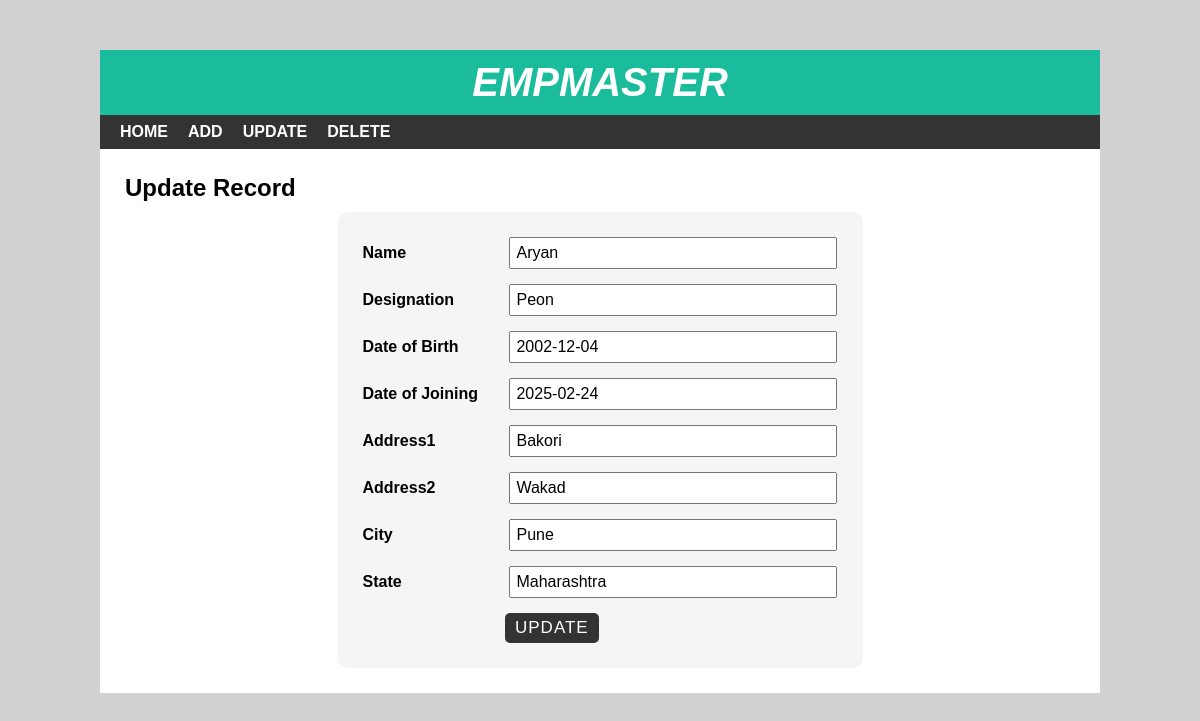
/edit.php?emp_code=4, run on the app's committed database.
### tables this page shows
CREATE TABLE `employee` (
  `empCode` int(11) NOT NULL AUTO_INCREMENT,
  `name` varchar(30) NOT NULL,
  `designation` varchar(30) NOT NULL,
  `birthDate` date NOT NULL,
  `joinDate` date NOT NULL,
  `addr1` varchar(100) NOT NULL,
  `addr2` varchar(100) NOT NULL,
  `city` varchar(20) NOT NULL,
  `state` varchar(20) NOT NULL,
  PRIMARY KEY (`empCode`)
);

### edit.php (the view, shortened to what this page needs)
<?php include 'header.php'; ?>
<div id="main-content">
    <h2>Update Record</h2>
    <?php
    include 'DB_conn.php';
    $emp_code = $_GET['emp_code'];
    $sql = "SELECT * FROM employee WHERE empCode = {$emp_code}";
    $result = mysqli_query($conn , $sql) or die("Query Unsucessfull");
    if(mysqli_num_rows($result) > 0){
        while($row = mysqli_fetch_assoc($result)){
    ?>
    <form class="post-form" action="updatedata.php" method="post">
      <div class="form-group">
          <label>Name</label>
          <input type="text" name="name" value="<?php echo $row['name'];?>"/>
      </div>
      <div class="form-group">
          <label>Designation</label>
          <input type="text" name="designation" value="<?php echo $row['designation'];?>"/>
      </div>
      <div class="form-group">
          <label>Date of Birth</label>
          <input type="text" name="birthDate" value="<?php echo $row['birthDate'];?>"/>
      </div>
      <div class="form-group">
          <label>Date of Joining</label>
          <input type="text" name="joinDate" value="<?php echo $row['joinDate'];?>"/>
      </div>
      <div class="form-group">
          <label>Address1</label>
          <input type="text" name="addr1" value="<?php echo $row['addr1'];?>"/>
      </div>
      <div class="form-group">
          <label>Address2</label>
          <input type="text" name="addr2" value="<?php echo $row['addr2'];?>"/>
      </div>
      <div class="form-group">
          <label>City</label>
          <input type="text" name="city" value="<?php echo $row['city'];?>"/>
      </div>
      <div class="form-group">
          <label>State</label>
          <input type="text" name="state" value="<?php echo $row['state'];?>"/>
      </div>
      <input class="submit" type="submit" value="Update"/>
    </form>
    <?php
    }
}
    ?>
</div>
</div>
</body>
</html>

### css/style.css (style rules this page uses)
body { font:16px arial; margin: 0; padding: 0; background: #d1d1d1; }
#main-content { padding: 25px; min-height: 400px; }
#main-content h2 { margin: 0 0 10px; text-transform: capitalize; }
#main-content .post-form { width: 50%; padding: 25px; margin: 0 auto; background-color: #f5f5f5; border-radius: 10px; }
#main-content .post-form .form-group { margin: 0 0 15px; }
#main-content .post-form .form-group label { width: 30%; display: inline-block; font-weight: 600; }
#main-content .post-form .form-group input, #main-content .post-form .form-group select { font-size: 16px; width: 66%; display: inline-block; padding: 5px; margin: 0; }
#main-content .post-form .submit { font-size: 17px; letter-spacing: 1px; text-transform: uppercase; padding: 5px 10px; color: #fff; background-color: #333; border: none; border-radius: 5px; margin: 0 0 0 30%; cursor: pointer; transition: all 0.3s; }

### data on the page
employee: name "Aryan", designation "Peon", birthDate "2002-12-04", joinDate "2025-02-24", addr1 "Bakori", addr2 "Wakad", city "Pune", state "Maharashtra"
